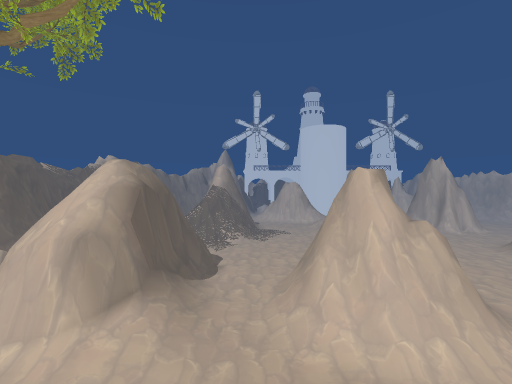
view 1 (above)

24 first-person views from a walk through a Unity game level. The camera is 1.2 m above the floor, looks level and sees 85° across. The floor is counted in squares, 2 m on a side. Each view is taken from the middle of a square. On the plan, view 1 faces up. The plan holds only what a view shows up to about 9 squares ahead; the rest is blank. The place goes on beyond the plan. Some animated figures are not drawn. Some surface patterns are stand-ins.

view 2
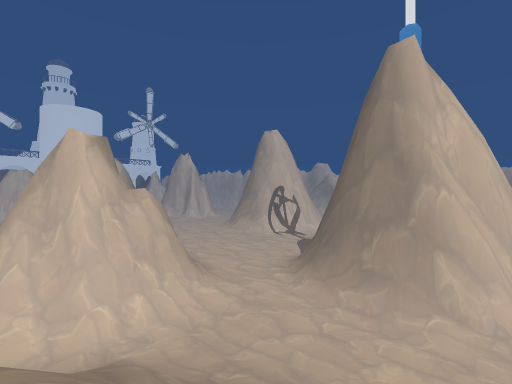

view 3
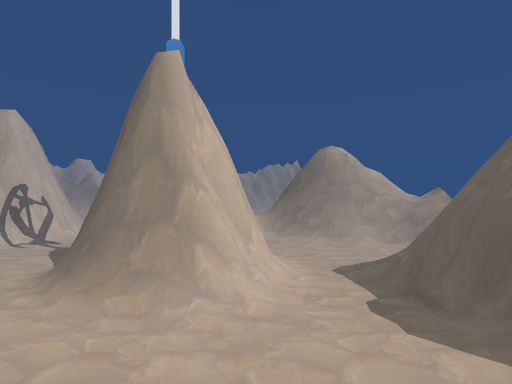

view 4
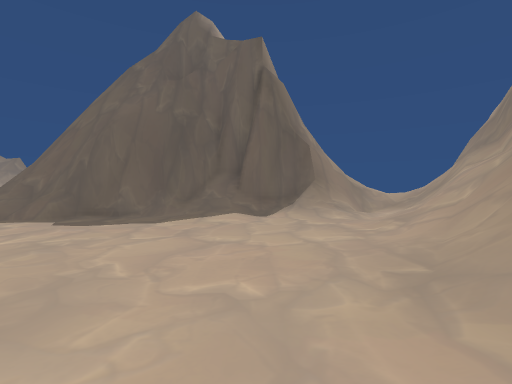

view 5
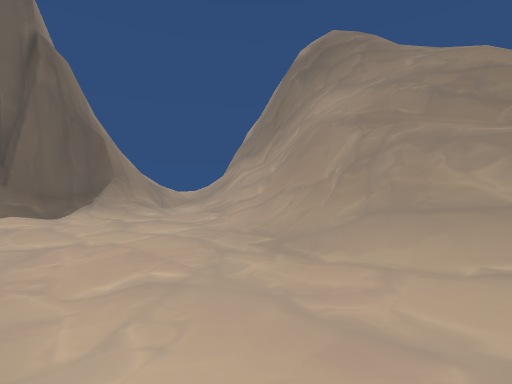

view 6
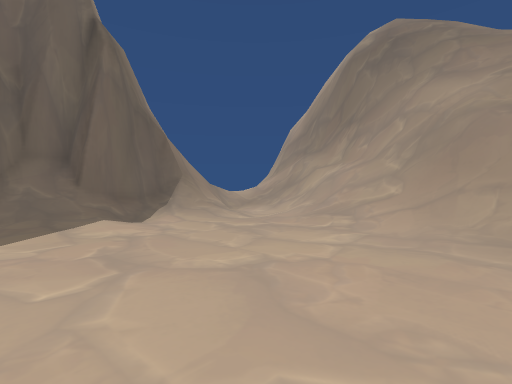

view 7
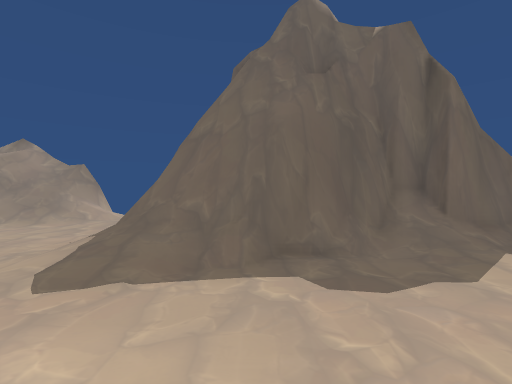

view 8
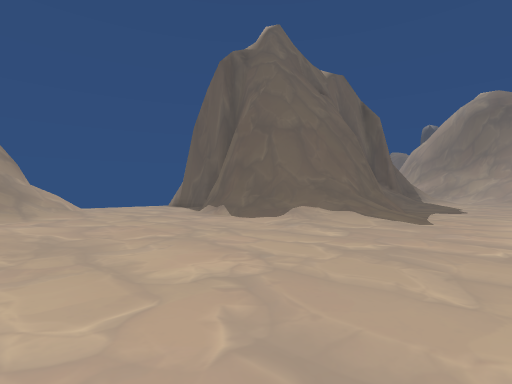

view 9
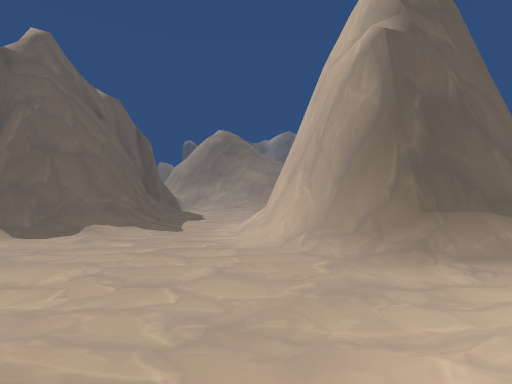

view 10
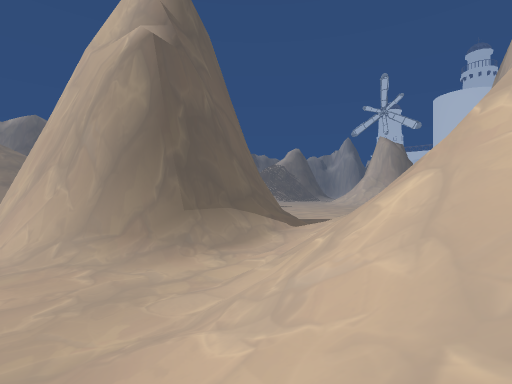

view 11
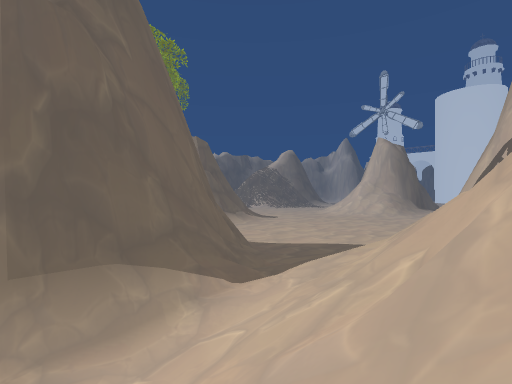

view 12
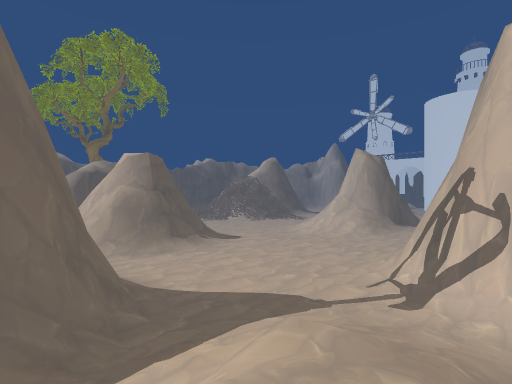

view 13
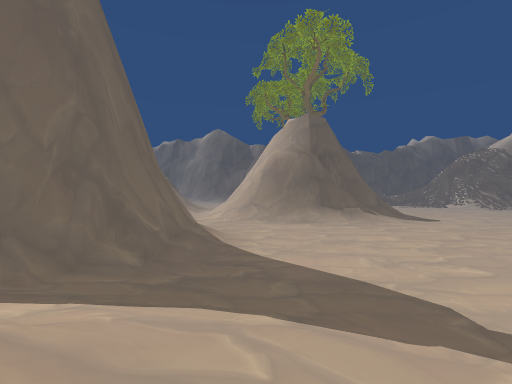

view 14
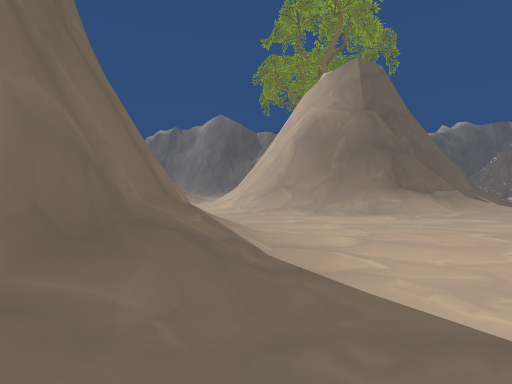

view 15
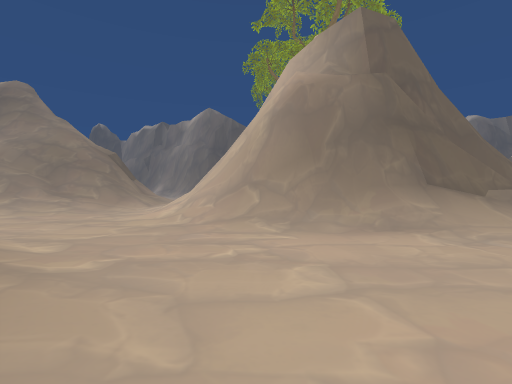

view 16
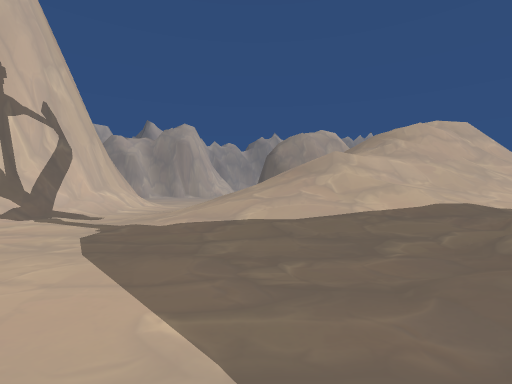

view 17
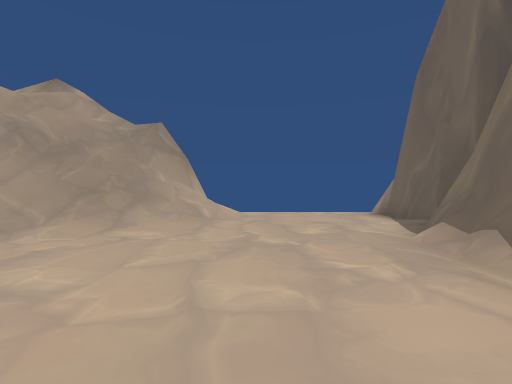

view 18
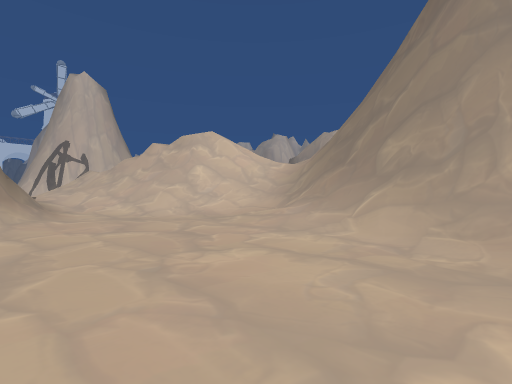

view 19
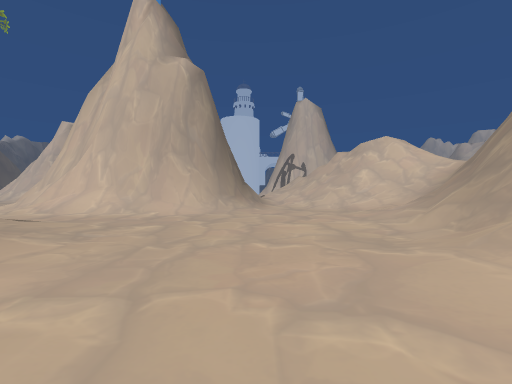

view 20
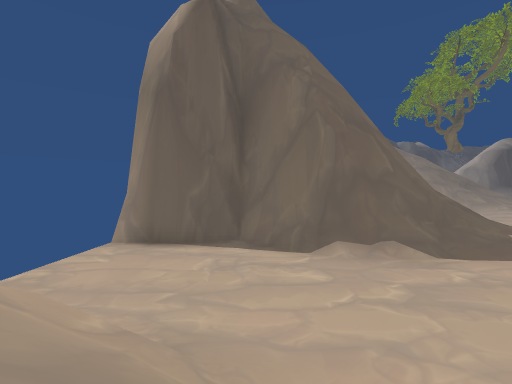

view 21
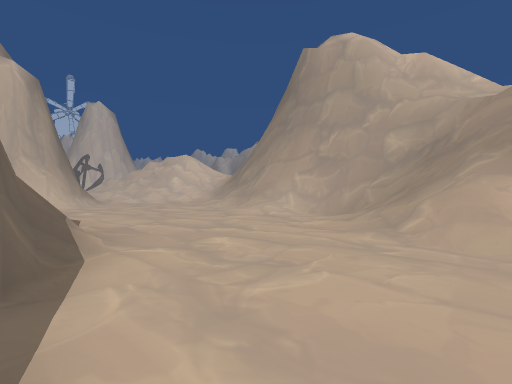

view 22
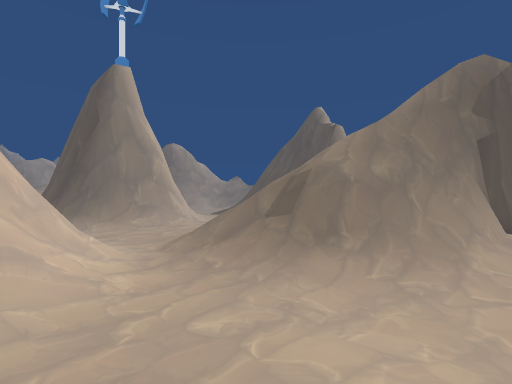

view 23
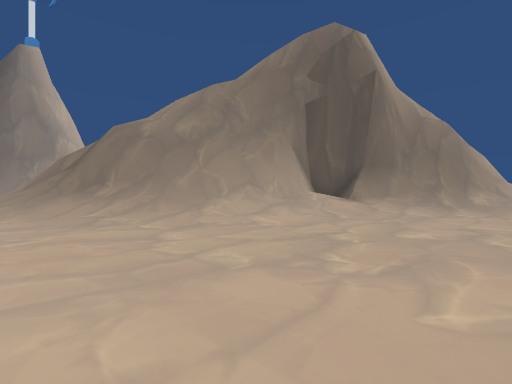

view 24
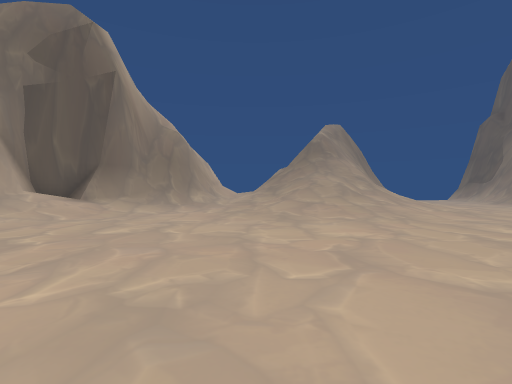

### Floor plan
Key: @ floor where view 1 was taken; # wall or solid block; . main floor; : floor 0.25 m higher than the main floor; + floor 0.5 m higher than the main floor; * floor 0.75 m higher than the main floor; % floor 1 m higher than the main floor; & floor 3 m higher than the main floor; / step, stairs or slope; = window, fence, low wall or low ledge; v drop or lower ground.
Columns run from 16 left of view 1 to 24 right of it. Each row starts with its distance up from view 1.
 15                        #/v.. .....  ./###
 14                        ###/............//
 13                         ##/..............
 12                    #    ##/...........:..
 11                   ###   ##........../////
 10             /  ../###  ###.........://///
  9         ####//:.../=####//....///..:////
  8         ###///...../===//...=####=.+//&/
  7          .//:........:...../    ##/+/////
  6        ........./////....../     ##/%//=/
  5       .........///=///..../#      #////=/
  4      ........./=v#=///..../#      ##///==
  3     ........./##//// //...=#      #=.//##
  2    ........../##///=///.../#      #=.////
  1   ........../##v=//////....###   ##/..///
  0  .........../# v@///=/.....//#####/...///
 -1  ...:::....//# v/=/##/......./////.....//
 -2 .../***:.../##v//###//................:/#
 -3 ..+////:../##vv/v##//................./=#
 -4         :/##    v##=/................./##
 -5          ##     ##=/./:.:...=///......##
 -6          #      #//://////####///..../=#
 -7                 # //=###/#######/..../##
 -8                      #####    ##=..../#
 -9                                #/.....##
-10                                #...../=#
-11                               ##....//=#
-12                               #....///=#
-13                               #....////#
-14                               #..../#//#

Positions as (right, up) in squares from view 1, and headings:
1: (0, 0), facing up
2: (2, 0), facing up-right
3: (2, 0), facing right
4: (7, 2), facing down
5: (8, 2), facing down-left
6: (9, 0), facing down-left
7: (12, 0), facing down
8: (21, -2), facing down-left
9: (24, -1), facing left
10: (24, -1), facing up-left
11: (23, 2), facing up-left
12: (24, 5), facing up-left
13: (22, 10), facing left
14: (17, 9), facing left
15: (14, 10), facing left
16: (15, 10), facing right
17: (18, -6), facing down
18: (18, -6), facing up-right
19: (19, -9), facing up
20: (21, -11), facing left
21: (15, -13), facing up-right
22: (-4, 10), facing down-right
23: (-8, 6), facing down-right
24: (-9, 6), facing down
